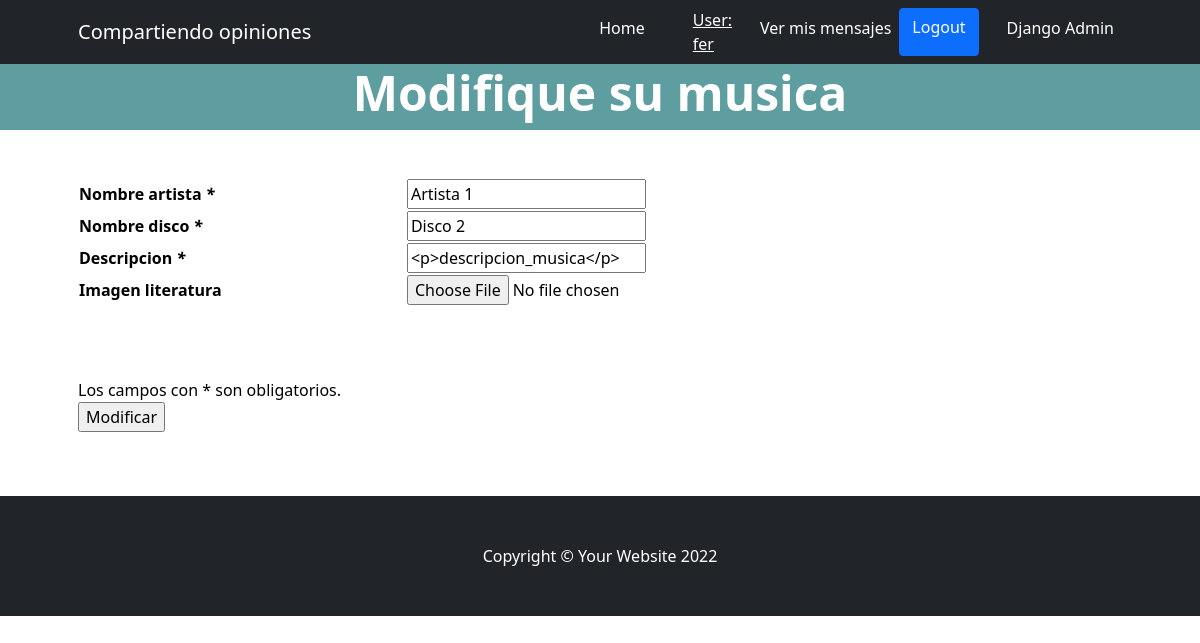
/TPFinal/Musica/Modificar/1 (signed in), run on the app's committed database.
### AppTPFinal/models.py (models this page shows, shortened)
class Musica(models.Model):
    id_musica = models.AutoField(primary_key=True)
    nombre_artista_musica = models.CharField(max_length=50)
    nombre_disco_musica = models.CharField(max_length=50)
    descripcion_musica = RichTextField(blank=True, null=True)
    username_musica = models.CharField(max_length=50)
    fecha_creacion_musica = models.DateTimeField(auto_now_add=True)

### AppTPFinal/views.py (the view, shortened to what this page needs)
# urls.py: path('Musica/Modificar/<int:id_musica>', musica_modificar, name='TPFinalMusicaModificar'),
@login_required()
def musica_modificar(request, id_musica):
    mus = Musica.objects.get(id_musica=id_musica)
    musica_form = Musica_Form(initial={
        'nombre_artista_musica': mus.nombre_artista_musica,
        'nombre_disco_musica': mus.nombre_disco_musica,
        'descripcion_musica': mus.descripcion_musica,
        'username_musica': mus.username_musica,
    }
    )
    contexto = {
        'formulariomusica': musica_form,
        'musica': mus,
    }
    return render(request, 'AppCoder/musica/musicamodificar.html', contexto)

### AppTPFinal/forms.py
class Musica_Form(forms.Form):
    nombre_artista_musica = forms.CharField(max_length=50)
    nombre_disco_musica = forms.CharField(max_length=50)
    descripcion_musica = forms.CharField(widget=CKEditorWidget())
    imgmus = forms.ImageField(required=False)

### templates/AppCoder/musica/musicamodificar.html (shortened to what this page needs)
{% extends "index.html" %}
{% block bodytitleoptions %}
{% if user.is_authenticated %}
<a class="btn btn-primary" href="{% url 'UserCoderLogOut' %}"> Logout </a>
{% endif %}
{% endblock %}
{% block bodyheader %}
<h1 class="display-5 fw-bolder text-white mb-2">Modifique su musica</h1>
{% endblock %}
{% block bodyoptions %}
<section>
    <div class="datos-musica">
        <div class="container px-5 my-5">
            <div class="row gx-5">
                <form class="bodyoptionstittle" action="" method="post" enctype="multipart/form-data" novalidate>
                    <table style="width:100%">
                        {% for field in formulariomusica %}
                        <tr>
                            {% if field.label == "Nombre artista musica" %}
                            <th>Nombre artista <em>*</em></th>
                            {% endif %}
                            {% if field.label == "Nombre disco musica" %}
                            <th>Nombre disco <em>*</em></th>
                            {% endif %}
                            {% if field.label == "Descripcion musica" %}
                            <th>Descripcion <em>*</em></th>
                            {% endif %}
                            {% if field.label == "Imgmus" %}
                            <th>Imagen literatura</th>
                            {% endif %}
                            <th>{{ field }}</th>
                            <th>{{ field.media }}</th>
                        </tr>
                        {% endfor %}
                    </table>
                    <br>
                    <br> <br>
                    <label style="color: black;">Los campos con * son obligatorios.</label><br>
                    <p><input type="submit" value="Modificar" onclick="validate()"/></p>
                </form>
            </div>
        </div>
    </div>
</section>
{% endblock %}

### templates/index.html (shortened to what this page needs)
<!DOCTYPE html>
<html lang="en">
<head>
    {% load static %}
    <link href="https://cdn.jsdelivr.net/npm/bootstrap-icons@1.4.1/font/bootstrap-icons.css" rel="stylesheet"/>
    <link href="{% static 'AppCode/css/styles.css' %}" rel="stylesheet"/>
</head>
<body>
<nav class="navbar navbar-expand-lg navbar-dark bg-dark">
    <div class="container px-5">
        <a class="navbar-brand">Compartiendo opiniones</a>
        <div class="collapse navbar-collapse" id="navbarSupportedContent">
            <ul class="navbar-nav ms-auto mb-2 mb-lg-0">
                <li class="nav-item"><a class="nav-link active" aria-current="page" href="/TPFinal">Home</a>
                </li>
                <div class="space">
                </div>
                {% if request.user.is_authenticated %}
                <div class="space">
                </div>
                <a style="color:white;" href="{% url 'TPFinalUsuariosModificar' user.username %}"> User: <br>
                    {{ user.get_username }}</a>
                <div class="space">
                </div>
                <li class="nav-item"><a class="nav-link active" aria-current="page"
                                        href="{% url 'Mensajes:TPFinalMensajeBuscarVer' %}">Ver mis mensajes</a>
                </li>
                {% endif %}
                {% block bodytitleoptions %}
                {% endblock %}
                <div class="space">
                </div>
                <li class="nav-item"><a class="nav-link active" aria-current="page" href="/admin">Django Admin</a>
                </li>
            </ul>
        </div>
    </div>
</nav>
<header class="bodyheader">
    <div class="container px-5">
        <div class="row gx-5 justify-content-center">
            <div class="col-lg-8">
                {% block bodyheader %}
                {% endblock %}
            </div>
        </div>
    </div>
</header>
{% block bodyoptions %}
{% endblock %}
<footer class="py-5 bg-dark">
    <div class="container px-5"><p class="m-0 text-center text-white">Copyright &copy; Your Website 2022</p></div>
</footer>
</body>
</html>

### templates/styles/styles.html (style rules this page uses)
.bodyheader { background-color:cadetblue; text-align: center; }
.space { width: 20px; height: auto; display: inline-block; }
.bodyoptionstittle { margin: auto; width: 420px; text-align: left; color:black; }

### data on the page
Musica: formulariomusica "Artista 1" "Disco 2" "<p>descripcion_musica</p>"

### other printed values
{{ user.get_username }} "fer"
